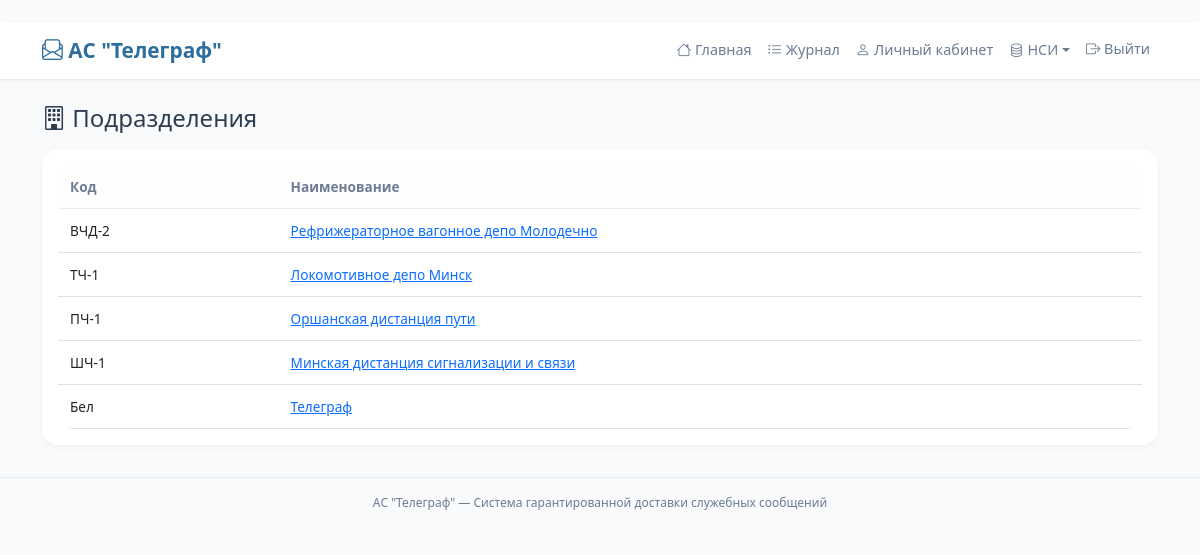
Page /departments/ (signed in) on the committed database.
### core/models.py (models this page shows, shortened)
class Department(models.Model):
    code = models.CharField(max_length=20, unique=True, verbose_name='Код подразделения')
    name = models.CharField(max_length=255, verbose_name='Наименование')
    class Meta:
        verbose_name = 'Подразделение'
        verbose_name_plural = 'Подразделения'

### core/views.py (the view)
# urls.py: path('departments/', views.department_list, name='department_list'),
@login_required  # только для администраторов (is_staff)
def department_list(request):
    departments = Department.objects.all()
    return render(request, 'core/department_list.html', {'departments': departments})

### core/templates/core/department_list.html (shortened to what this page needs)
﻿{% extends 'base.html' %}
{% block content %}
<div class="d-flex justify-content-between align-items-center mb-3">
    <h2 class="h4 mb-0"><i class="bi bi-building"></i> Подразделения</h2>
</div>
<div class="card">
    <div class="card-body">
        <div class="table-responsive">
            <table class="table table-hover">
                <thead>
                    <tr>
                        <th>Код</th>
                        <th>Наименование</th>
                    </tr>
                </thead>
                <tbody>
                    {% for dept in departments %}
                    <tr>
                        <td>{{ dept.code }}</td>
                        <td><a href="{% url 'department_users' dept.id %}">{{ dept.name }}</a></td>
                    </tr>
                    {% empty %}
                    <tr><td colspan="2">Нет подразделений.</td></tr>
                    {% endfor %}
                </tbody>
            </table>
        </div>
    </div>
</div>
{% endblock %}

### core/templates/base.html (style rules this page uses)
:root { --primary: #2c6e9e; --primary-light: #e1edf7; --primary-dark: #1a5270; --bg-light: #f8fafc; --card-white: #ffffff; --border-light: #e9edf2; --text-dark: #2c3e50; --text-muted: #6b7c93; --hover-gray: #f1f5f9; }
body { background-color: var(--bg-light); font-family: 'Segoe UI', 'Roboto', system-ui, sans-serif; color: var(--text-dark); font-size: 0.9rem; }
.card { border: none; border-radius: 1rem; background-color: var(--card-white); box-shadow: 0 2px 6px rgba(0,0,0,0.04); margin-bottom: 1.5rem; }
.table { font-size: 0.85rem; margin-bottom: 0; }
.table th { font-weight: 600; color: var(--text-muted); border-bottom: 1px solid var(--border-light); background-color: #fefefe; padding: 0.75rem 0.75rem; white-space: nowrap; }
.table td { padding: 0.75rem 0.75rem; vertical-align: middle; border-top: 1px solid #f0f2f5; word-break: break-word; }
.table td { max-width: 250px; }
.table-responsive { overflow-x: auto; border-radius: 1rem; }

### rows in the picture
Department: code "ВЧД-2", name "Рефрижераторное вагонное депо Молодечно"
Department: code "ТЧ-1", name "Локомотивное депо Минск"
Department: code "ПЧ-1", name "Оршанская дистанция пути"
Department: code "ШЧ-1", name "Минская дистанция сигнализации и связи"
Department: code "Бел", name "Телеграф"
